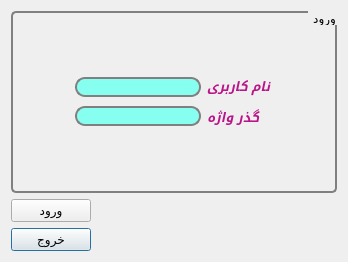
<?xml version="1.0" encoding="UTF-8"?>
<ui version="4.0">
 <class>Login</class>
 <widget class="QDialog" name="Login">
  <property name="geometry">
   <rect>
    <x>0</x>
    <y>0</y>
    <width>348</width>
    <height>262</height>
   </rect>
  </property>
  <property name="windowTitle">
   <string>Dialog</string>
  </property>
  <layout class="QGridLayout" name="gridLayout_2">
   <item row="3" column="0">
    <widget class="QPushButton" name="Exit">
     <property name="text">
      <string>خروج</string>
     </property>
    </widget>
   </item>
   <item row="2" column="0">
    <widget class="QPushButton" name="Enter">
     <property name="text">
      <string>ورود</string>
     </property>
    </widget>
   </item>
   <item row="2" column="2">
    <spacer name="horizontalSpacer_3">
     <property name="orientation">
      <enum>Qt::Horizontal</enum>
     </property>
     <property name="sizeHint" stdset="0">
      <size>
       <width>384</width>
       <height>20</height>
      </size>
     </property>
    </spacer>
   </item>
   <item row="0" column="0" colspan="3">
    <widget class="QGroupBox" name="groupBox">
     <property name="styleSheet">
      <string notr="true">QGroupBox {
    background-color: qlineargradient(x1: 0, y1: 0, x2: 0, y2: 1,
                                      stop: 0 #E0E0E0, stop: 1 #FFFFFF);
    border: 2px solid gray;
    border-radius: 5px;
    margin-top: 1ex; /* leave space at the top for the title */
}

QGroupBox::title {
    subcontrol-origin: margin;
    subcontrol-position: top right; /* position at the top right */
    padding: 0 3px;
    background-color: qlineargradient(x1: 0, y1: 0, x2: 0, y2: 1,
                                      stop: 0 #FFOECE, stop: 1 #FFFFFF);
}</string>
     </property>
     <property name="title">
      <string>ورود</string>
     </property>
     <property name="alignment">
      <set>Qt::AlignRight|Qt::AlignTop|Qt::AlignTrailing</set>
     </property>
     <property name="flat">
      <bool>false</bool>
     </property>
     <property name="checkable">
      <bool>false</bool>
     </property>
     <layout class="QGridLayout" name="gridLayout">
      <item row="1" column="1">
       <layout class="QHBoxLayout" name="horizontalLayout">
        <item>
         <layout class="QVBoxLayout" name="verticalLayout">
          <item>
           <widget class="QLineEdit" name="lineEdit_username">
            <property name="styleSheet">
             <string notr="true">QLineEdit {
    border: 2px solid gray;
    border-radius: 10px;
    padding: 0 8px;
    background: rgb(134, 255, 241);
    selection-background-color: darkgray;
}
</string>
            </property>
           </widget>
          </item>
          <item>
           <widget class="QLineEdit" name="lineEdit_password">
            <property name="styleSheet">
             <string notr="true">QLineEdit {
    border: 2px solid gray;
    border-radius: 10px;
    padding: 0 8px;
    background: rgb(134, 255, 241);
    selection-background-color: darkgray;
}</string>
            </property>
            <property name="echoMode">
             <enum>QLineEdit::Password</enum>
            </property>
           </widget>
          </item>
         </layout>
        </item>
        <item>
         <layout class="QVBoxLayout" name="verticalLayout_2">
          <item>
           <widget class="QLabel" name="label">
            <property name="text">
             <string>&lt;html&gt;&lt;head/&gt;&lt;body&gt;&lt;p&gt;&lt;span style=&quot; font-size:10pt; font-weight:600; font-style:italic; color:#b91588;&quot;&gt;نام کاربری&lt;/span&gt;&lt;/p&gt;&lt;/body&gt;&lt;/html&gt;</string>
            </property>
           </widget>
          </item>
          <item>
           <widget class="QLabel" name="label_2">
            <property name="text">
             <string>&lt;html&gt;&lt;head/&gt;&lt;body&gt;&lt;p&gt;&lt;span style=&quot; font-size:10pt; font-weight:600; font-style:italic; color:#b91588;&quot;&gt;گذر واژه&lt;/span&gt;&lt;/p&gt;&lt;/body&gt;&lt;/html&gt;</string>
            </property>
           </widget>
          </item>
         </layout>
        </item>
       </layout>
      </item>
      <item row="2" column="2">
       <spacer name="verticalSpacer_2">
        <property name="orientation">
         <enum>Qt::Vertical</enum>
        </property>
        <property name="sizeHint" stdset="0">
         <size>
          <width>20</width>
          <height>40</height>
         </size>
        </property>
       </spacer>
      </item>
      <item row="1" column="2">
       <spacer name="horizontalSpacer_2">
        <property name="orientation">
         <enum>Qt::Horizontal</enum>
        </property>
        <property name="sizeHint" stdset="0">
         <size>
          <width>40</width>
          <height>20</height>
         </size>
        </property>
       </spacer>
      </item>
      <item row="0" column="1">
       <spacer name="verticalSpacer">
        <property name="orientation">
         <enum>Qt::Vertical</enum>
        </property>
        <property name="sizeHint" stdset="0">
         <size>
          <width>20</width>
          <height>40</height>
         </size>
        </property>
       </spacer>
      </item>
      <item row="1" column="0">
       <spacer name="horizontalSpacer">
        <property name="orientation">
         <enum>Qt::Horizontal</enum>
        </property>
        <property name="sizeHint" stdset="0">
         <size>
          <width>40</width>
          <height>20</height>
         </size>
        </property>
       </spacer>
      </item>
     </layout>
    </widget>
   </item>
  </layout>
 </widget>
 <tabstops>
  <tabstop>lineEdit_username</tabstop>
  <tabstop>lineEdit_password</tabstop>
  <tabstop>Enter</tabstop>
  <tabstop>Exit</tabstop>
 </tabstops>
 <resources/>
 <connections>
  <connection>
   <sender>Exit</sender>
   <signal>clicked()</signal>
   <receiver>Login</receiver>
   <slot>close()</slot>
   <hints>
    <hint type="sourcelabel">
     <x>60</x>
     <y>362</y>
    </hint>
    <hint type="destinationlabel">
     <x>160</x>
     <y>193</y>
    </hint>
   </hints>
  </connection>
 </connections>
</ui>
